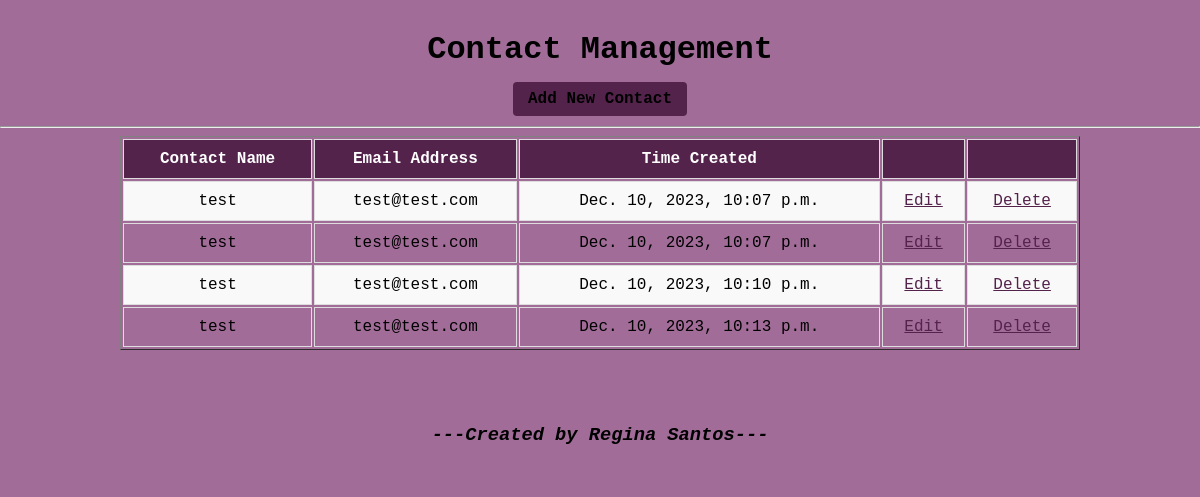
The app's page /, older data.
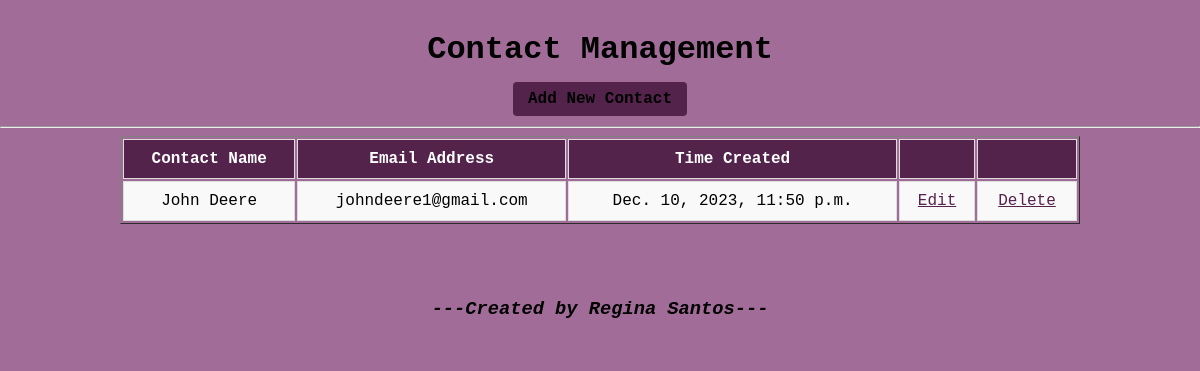
The same page, newer data.
### contacts/models.py (models this page shows, shortened)
class crudst(models.Model):
    contact_name = models.CharField(max_length=100)
    contact_email = models.EmailField()
    contact_notes = models.CharField(max_length=500)
    contact_time = models.DateTimeField(auto_now_add=True)

### contacts/views.py (the view)
# urls.py: path('', views.contact_display, name = 'contact_display'),
def contact_display(request):
    results = crudst.objects.all()
    return render(request, 'index.html', {'crudst': results})

### template/index.html (shortened to what this page needs)
{% load static %}
<!DOCTYPE html>
<head>
    <link rel="stylesheet" href="{% static 'css/index_style.css' %}">
</head>
<body>
    <div class="page-header">
        <div class="header">
            <h1>Contact Management</h1>
            <b><a href="{% url 'contact_insert'%}" class="add-contact-link">Add New Contact</a></b>
        </div>
    </div>
    <hr/>
    <table border="1">
        <tr>
            <th>Contact Name</th>
            <th>Email Address</th>
            <th>Time Created</th>
            <th></th>
            <th></th>
        </tr>
        {% for contact in crudst %}
        <tr>
            <td>{{ contact.contact_name }}</td>
            <td>{{ contact.contact_email }}</td>
            <td>{{ contact.contact_time }}</td>
            <td><a href="/Edit/{{contact.contact_name}}"><u>Edit</u></a></td>
            <td><a href="/Delete/{{contact.contact_name}}" onclick="return confirm('Would you like to delete contact information?')"><u>Delete</u></a></td>
        </tr>
        {% endfor %}
    </table>
</body>
<footer>
    <center>
        <h3><i>---Created by Regina Santos---</i></h3>
    </center>
</footer>
</html>

Row changes from the older to the newer data that the page shows:
removed crudst: contact_name "test", contact_email "test@test.com", contact_time "Dec. 10, 2023, 10:07 p.m."
removed crudst: contact_name "test", contact_email "test@test.com", contact_time "Dec. 10, 2023, 10:07 p.m."
removed crudst: contact_name "test", contact_email "test@test.com", contact_time "Dec. 10, 2023, 10:10 p.m."
removed crudst: contact_name "test", contact_email "test@test.com", contact_time "Dec. 10, 2023, 10:13 p.m."
added crudst: contact_name "John Deere", contact_email "johndeere1@gmail.com", contact_time "Dec. 10, 2023, 11:50 p.m."
